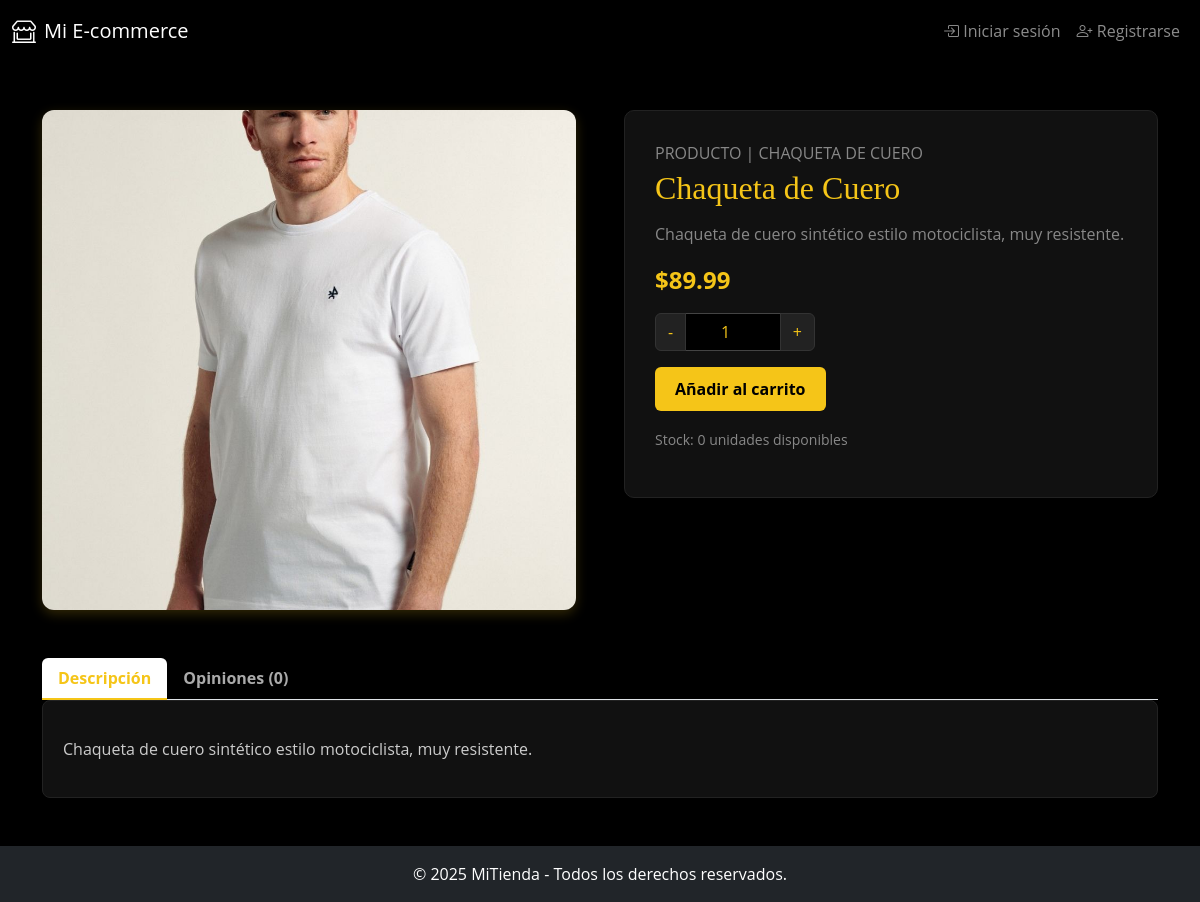
The app's page /producto.php?id=4 with its own data.
### tables this page shows
CREATE TABLE `productos` (
  `id` int(11) NOT NULL,
  `nombre` varchar(255) NOT NULL,
  `descripcion` text NOT NULL,
  `precio` decimal(10,2) NOT NULL,
  `imagen` varchar(255) DEFAULT NULL,
  `categoria_id` int(11) DEFAULT NULL,
  `fecha_agregado` timestamp NOT NULL DEFAULT current_timestamp(),
  `stock` int(11) DEFAULT 0
);

### producto.php (the view, shortened to what this page needs)
<?php
require 'conexion.php';
require 'header.php';
require 'navbar.php';
$id = $_GET['id'];
$stmt = $conn->prepare("SELECT * FROM productos WHERE id = ?");
$stmt->bind_param("i", $id);
$stmt->execute();
$resultado = $stmt->get_result();
$producto = $resultado->fetch_assoc();
?>
<div class="container py-5">
    <div class="row gx-5">
        <div class="col-md-6">
            <img src="<?= htmlspecialchars($producto['imagen']) ?>" class="product-image" alt="<?= htmlspecialchars($producto['nombre']) ?>">
        </div>
        <div class="col-md-6">
            <div class="product-details">
                <p class="text-uppercase text-muted mb-1">Producto | <?= ucfirst($producto['nombre']) ?></p>
                <h2><?= htmlspecialchars($producto['nombre']) ?></h2>
                <p class="text-muted"><?= htmlspecialchars($producto['descripcion']) ?></p>
                <div class="price">$<?= number_format($producto['precio'], 2) ?></div>
                <form action="agregar_al_carrito.php" method="POST">
                    <div class="input-group mb-3" style="max-width: 160px;">
                        <button class="btn btn-outline-secondary" type="button" onclick="cambiarCantidad(-1)">-</button>
                        <input type="number" name="cantidad" id="cantidad" class="form-control text-center" value="1" min="1" max="<?= $producto['stock'] ?>">
                        <button class="btn btn-outline-secondary" type="button" onclick="cambiarCantidad(1)">+</button>
                    </div>
                    <button type="submit" class="btn btn-add">Añadir al carrito</button>
                </form>
                <p class="mt-3 text-muted"><small>Stock: <?= $producto['stock'] ?> unidades disponibles</small></p>
            </div>
        </div>
    </div>
    <div class="tabs mt-5">
        <ul class="nav nav-tabs" id="productoTabs" role="tablist">
            <li class="nav-item">
                <button class="nav-link active" id="descripcion-tab" data-bs-toggle="tab" data-bs-target="#descripcion" type="button" role="tab">Descripción</button>
            </li>
            <li class="nav-item">
                <button class="nav-link" id="opiniones-tab" data-bs-toggle="tab" data-bs-target="#opiniones" type="button" role="tab">Opiniones (0)</button>
            </li>
        </ul>
        <div class="tab-content" id="productoTabsContent">
            <div class="tab-pane fade show active" id="descripcion" role="tabpanel">
                <p class="mt-3"><?= nl2br(htmlspecialchars($producto['descripcion'])) ?></p>
            </div>
        </div>
    </div>
</div>
<?php require 'footer.php'; ?>

### producto.php (style rules this page uses)
body { background-color: #000; font-family: 'Open Sans', sans-serif; color: #f8f9fa; }
.product-image { border-radius: 12px; object-fit: cover; width: 100%; max-height: 500px; box-shadow: 0 4px 12px rgba(245, 197, 24, 0.2); }
.product-details { border: 1px solid #222; padding: 30px; border-radius: 10px; background-color: #111; }
.product-details h2 { font-family: 'Playfair Display', serif; font-size: 2rem; color: #f5c518; margin-bottom: 15px; }
.product-details p { color: #ccc; }
.price { font-weight: bold; font-size: 1.5rem; color: #f5c518; margin-bottom: 15px; }
.btn-add { background-color: #f5c518; color: #000; font-weight: bold; border: none; padding: 10px 20px; transition: 0.3s; }
.input-group .btn-outline-secondary { background-color: #222; color: #f5c518; border-color: #333; }
.form-control { background-color: #000; border: 1px solid #444; color: #f5c518; }
.tabs { margin-top: 50px; }
.nav-tabs .nav-link { border: none; border-bottom: 2px solid transparent; color: #aaa; font-weight: bold; background-color: transparent; }
.nav-tabs .nav-link.active { border-bottom: 2px solid #f5c518; color: #f5c518; }
.tab-content { background-color: #111; padding: 20px; border-radius: 8px; color: #ccc; border: 1px solid #222; }
.text-muted { color: #888 !important; }

### records on screen
productos: imagen (picture), nombre "CHAQUETA DE CUERO", nombre "Chaqueta de Cuero", descripcion "Chaqueta de cuero sintético estilo motociclista, muy resistente.", precio "89.99", stock "0"
